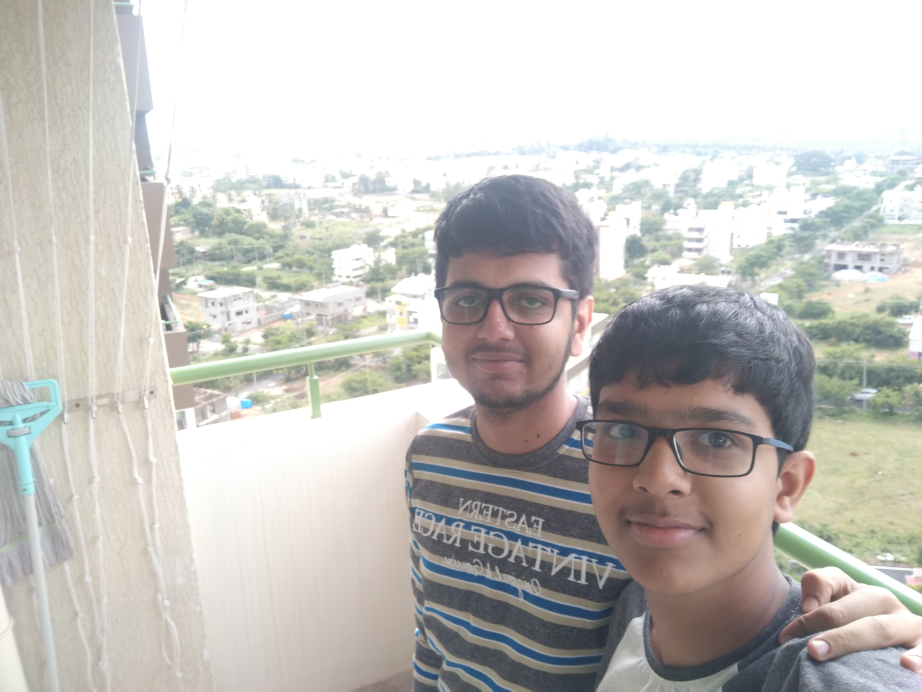
#> input picture Untitled Folder/Images/jpg/Test1.jpg, 4608 x 3456 px, given in place of Test3.jpg, which was not available (shown at 1/5 size)
$ jupyter execute --allow-errors FaceDetect.ipynb
#> lines starting #> are read from the running program, lines starting #| are printed output that depends on the picture; after the words box and inside, x2 and y2 are one past the last pixel; in counts of white or black regions, pixels touching at a corner belong together; pictures that were not available may be replaced by others from this repository, and a replacement may not be noted
[cell 1]
import cv2

[cell 2]
face_cascade = cv2.CascadeClassifier('haarcascade_frontalface_default.xml')
cv2.namedWindow("output", cv2.WINDOW_NORMAL)        # Create window with freedom of dimensions

img = cv2.imread('./images/Test3.jpg')
#> img is the input picture: shape (3456, 4608, 3); mean B, G, R 190.5, 194.5, 196.7
img = cv2.resize(img, (1920, 1080))                    # Resize image
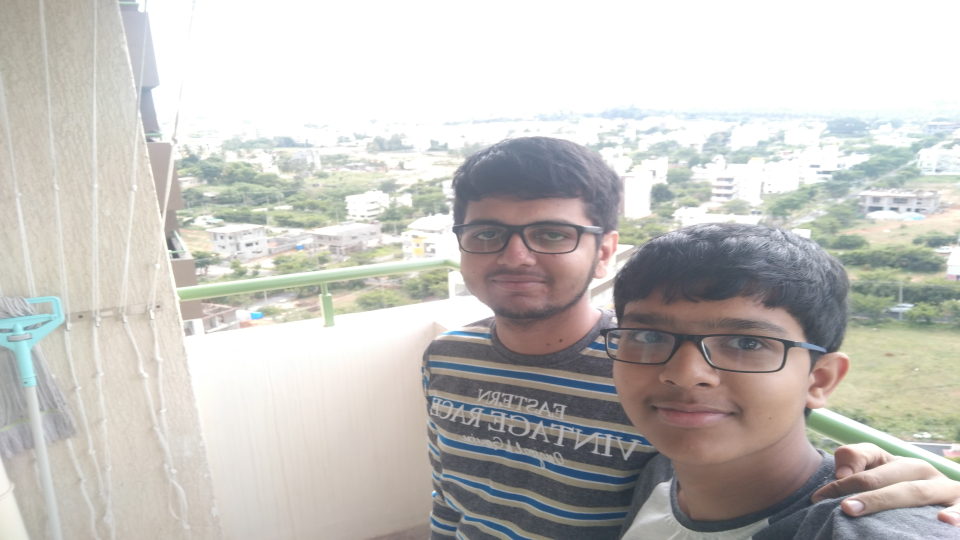
#> img: shape (1080, 1920, 3) (shown at 1/2 size); mean B, G, R 190.5, 194.4, 196.7

gray = cv2.cvtColor(img, cv2.COLOR_BGR2GRAY)
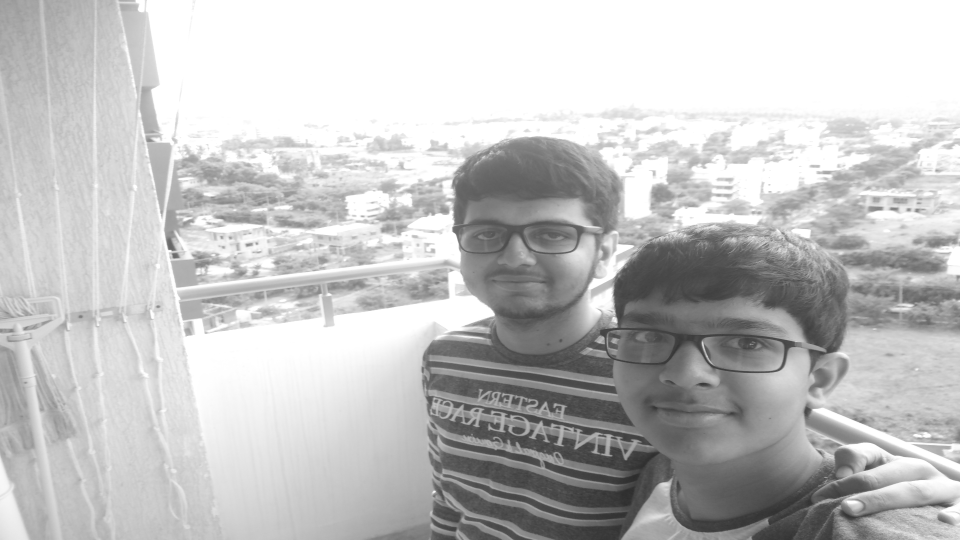
#> gray: shape (1080, 1920) (shown at 1/2 size); min 43, max 255, mean 194.7

faces = face_cascade.detectMultiScale(gray, 1.1,1)
#> faces = [[688, 422, 26, 26], [1200, 257, 83, 83], [936, 370, 267, 267], [1218, 533, 391, 391]]
print("hm")
for(x,y,w,h) in faces:
    cv2.rectangle(img, (x,y), (x+w,y+h), (255,0,0),2)
#> this loop made 4 passes
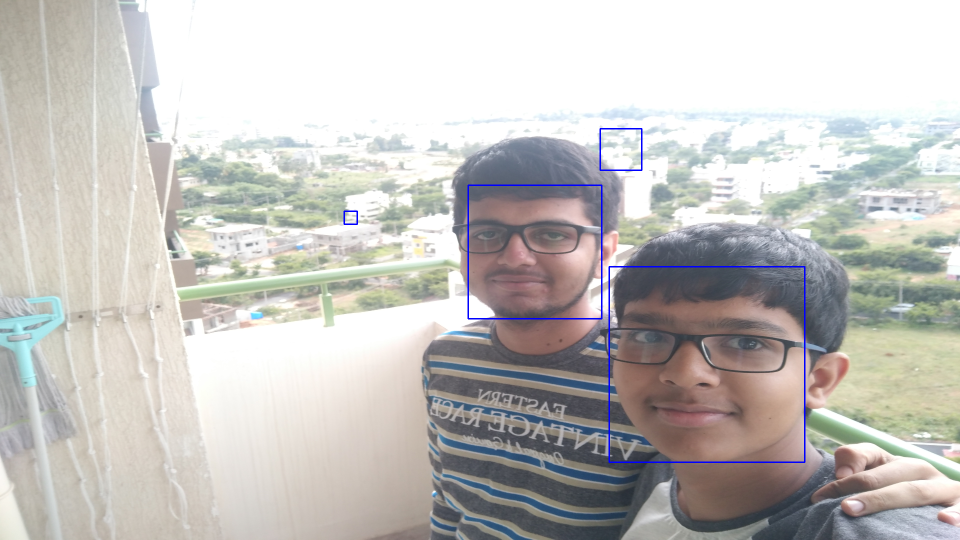
#> img: shape (1080, 1920, 3) (shown at 1/2 size); 0.44% of pixels changed, all inside (x1, y1, x2, y2) = (687, 256, 1611, 926)

cv2.imshow("output", img)
cv2.waitKey()
#> Out = 27
